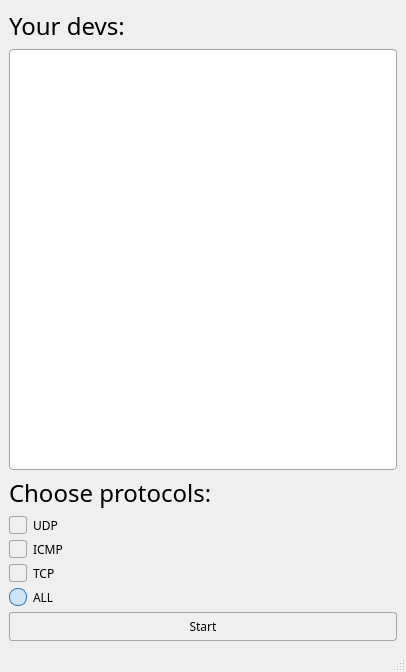
<?xml version="1.0" encoding="UTF-8"?>
<ui version="4.0">
 <class>MainWindow</class>
 <widget class="QMainWindow" name="MainWindow">
  <property name="geometry">
   <rect>
    <x>0</x>
    <y>0</y>
    <width>406</width>
    <height>672</height>
   </rect>
  </property>
  <property name="windowTitle">
   <string>MainWindow</string>
  </property>
  <widget class="QWidget" name="centralwidget">
   <layout class="QGridLayout" name="gridLayout">
    <item row="3" column="0">
     <widget class="QCheckBox" name="checkBox_UDP">
      <property name="font">
       <font>
        <family>American Typewriter</family>
       </font>
      </property>
      <property name="styleSheet">
       <string notr="true">QCheckBox {
    spacing: 6px;
    color: #000000;
}

QCheckBox::indicator {
    width: 16px;
    height: 16px;
    border: 1px solid #a6a6a6;
    border-radius: 3px;
    background: #f0f0f0;
}

QCheckBox::indicator:hover {
    border: 1px solid #5a9bd5;
    background: #e6f0fa;
}

QCheckBox::indicator:checked {
    image: url(:/icons/check.png);
    background: #cce4f7;
    border: 1px solid #2f6fab;
}

QCheckBox::indicator:disabled {
    background: #e0e0e0;
    border: 1px solid #bcbcbc;
}
</string>
      </property>
      <property name="text">
       <string>UDP</string>
      </property>
      <property name="iconSize">
       <size>
        <width>30</width>
        <height>30</height>
       </size>
      </property>
      <property name="checked">
       <bool>true</bool>
      </property>
     </widget>
    </item>
    <item row="5" column="0">
     <widget class="QCheckBox" name="checkBox_TCP">
      <property name="font">
       <font>
        <family>American Typewriter</family>
       </font>
      </property>
      <property name="styleSheet">
       <string notr="true">QCheckBox {
    spacing: 6px;
    color: #000000;
}

QCheckBox::indicator {
    width: 16px;
    height: 16px;
    border: 1px solid #a6a6a6;
    border-radius: 3px;
    background: #f0f0f0;
}

QCheckBox::indicator:hover {
    border: 1px solid #5a9bd5;
    background: #e6f0fa;
}

QCheckBox::indicator:checked {
    image: url(:/icons/check.png);
    background: #cce4f7;
    border: 1px solid #2f6fab;
}

QCheckBox::indicator:disabled {
    background: #e0e0e0;
    border: 1px solid #bcbcbc;
}
</string>
      </property>
      <property name="text">
       <string>TCP</string>
      </property>
      <property name="iconSize">
       <size>
        <width>30</width>
        <height>30</height>
       </size>
      </property>
      <property name="checked">
       <bool>true</bool>
      </property>
     </widget>
    </item>
    <item row="4" column="0">
     <widget class="QCheckBox" name="checkBox_ICMP">
      <property name="font">
       <font>
        <family>American Typewriter</family>
       </font>
      </property>
      <property name="styleSheet">
       <string notr="true">QCheckBox {
    spacing: 6px;
    color: #000000;
}

QCheckBox::indicator {
    width: 16px;
    height: 16px;
    border: 1px solid #a6a6a6;
    border-radius: 3px;
    background: #f0f0f0;
}

QCheckBox::indicator:hover {
    border: 1px solid #5a9bd5;
    background: #e6f0fa;
}

QCheckBox::indicator:checked {
    image: url(:/icons/check.png);
    background: #cce4f7;
    border: 1px solid #2f6fab;
}

QCheckBox::indicator:disabled {
    background: #e0e0e0;
    border: 1px solid #bcbcbc;
}
</string>
      </property>
      <property name="text">
       <string>ICMP</string>
      </property>
      <property name="iconSize">
       <size>
        <width>30</width>
        <height>30</height>
       </size>
      </property>
      <property name="checked">
       <bool>true</bool>
      </property>
     </widget>
    </item>
    <item row="0" column="0">
     <widget class="QLabel" name="label">
      <property name="font">
       <font>
        <family>American Typewriter</family>
        <pointsize>18</pointsize>
       </font>
      </property>
      <property name="styleSheet">
       <string notr="true"/>
      </property>
      <property name="text">
       <string>Your devs:</string>
      </property>
     </widget>
    </item>
    <item row="1" column="0">
     <widget class="QListWidget" name="listWidget">
      <property name="font">
       <font>
        <family>Courier New</family>
       </font>
      </property>
      <property name="styleSheet">
       <string notr="true">QListWidget {
    background-color: #ffffff;
    border: 1px solid #a6a6a6;
    border-radius: 4px;
    color: #000000;
    padding: 4px;
}

QListWidget::item {
    padding: 6px;
    border-bottom: 1px solid #e0e0e0;
}

QListWidget::item:selected {
    background-color: #cce4f7;
    color: #000000;
    border: none;
}

QListWidget::item:hover {
    background-color: #e6f0fa;
    color: #000000;
}
</string>
      </property>
     </widget>
    </item>
    <item row="6" column="0">
     <widget class="QRadioButton" name="radioButton_ALL">
      <property name="font">
       <font>
        <family>American Typewriter</family>
       </font>
      </property>
      <property name="styleSheet">
       <string notr="true">QRadioButton {
    spacing: 6px;
    color: #000000;
}

QRadioButton::indicator {
    width: 16px;
    height: 16px;
    border: 1px solid #a6a6a6;
    border-radius: 8px;
    background: #f0f0f0;
}

QRadioButton::indicator:hover {
    border: 1px solid #5a9bd5;
    background: #e6f0fa;
}

QRadioButton::indicator:checked {
    background-color: #cce4f7;
    border: 1px solid #2f6fab;
}

QRadioButton::indicator:checked::pressed {
    background-color: #5a9bd5;
}
</string>
      </property>
      <property name="text">
       <string>ALL</string>
      </property>
      <property name="iconSize">
       <size>
        <width>30</width>
        <height>30</height>
       </size>
      </property>
      <property name="checked">
       <bool>true</bool>
      </property>
     </widget>
    </item>
    <item row="7" column="0">
     <widget class="QPushButton" name="pushButton">
      <property name="font">
       <font>
        <family>American Typewriter</family>
       </font>
      </property>
      <property name="styleSheet">
       <string notr="true">QPushButton {
    background-color: #f0f0f0;     
    border: 1px solid #a6a6a6;     
    border-radius: 3px;            
    padding: 5px 12px;            
    color: #000000;                      
}

QPushButton:hover {
    background-color: #e6f0fa;    
    border: 1px solid #5a9bd5;     
}

QPushButton:pressed {
    background-color: #cce4f7;    
    border: 1px solid #2f6fab;
}

QPushButton:disabled {
    background-color: #e0e0e0;     
    color: #a0a0a0;                
    border: 1px solid #bcbcbc;
}
</string>
      </property>
      <property name="text">
       <string>Start</string>
      </property>
      <property name="iconSize">
       <size>
        <width>16</width>
        <height>16</height>
       </size>
      </property>
     </widget>
    </item>
    <item row="2" column="0">
     <widget class="QLabel" name="label_2">
      <property name="font">
       <font>
        <family>American Typewriter</family>
        <pointsize>18</pointsize>
       </font>
      </property>
      <property name="styleSheet">
       <string notr="true"/>
      </property>
      <property name="text">
       <string>Choose protocols:</string>
      </property>
     </widget>
    </item>
   </layout>
  </widget>
  <widget class="QMenuBar" name="menubar">
   <property name="geometry">
    <rect>
     <x>0</x>
     <y>0</y>
     <width>406</width>
     <height>30</height>
    </rect>
   </property>
  </widget>
  <widget class="QStatusBar" name="statusbar"/>
 </widget>
 <resources/>
 <connections/>
</ui>
